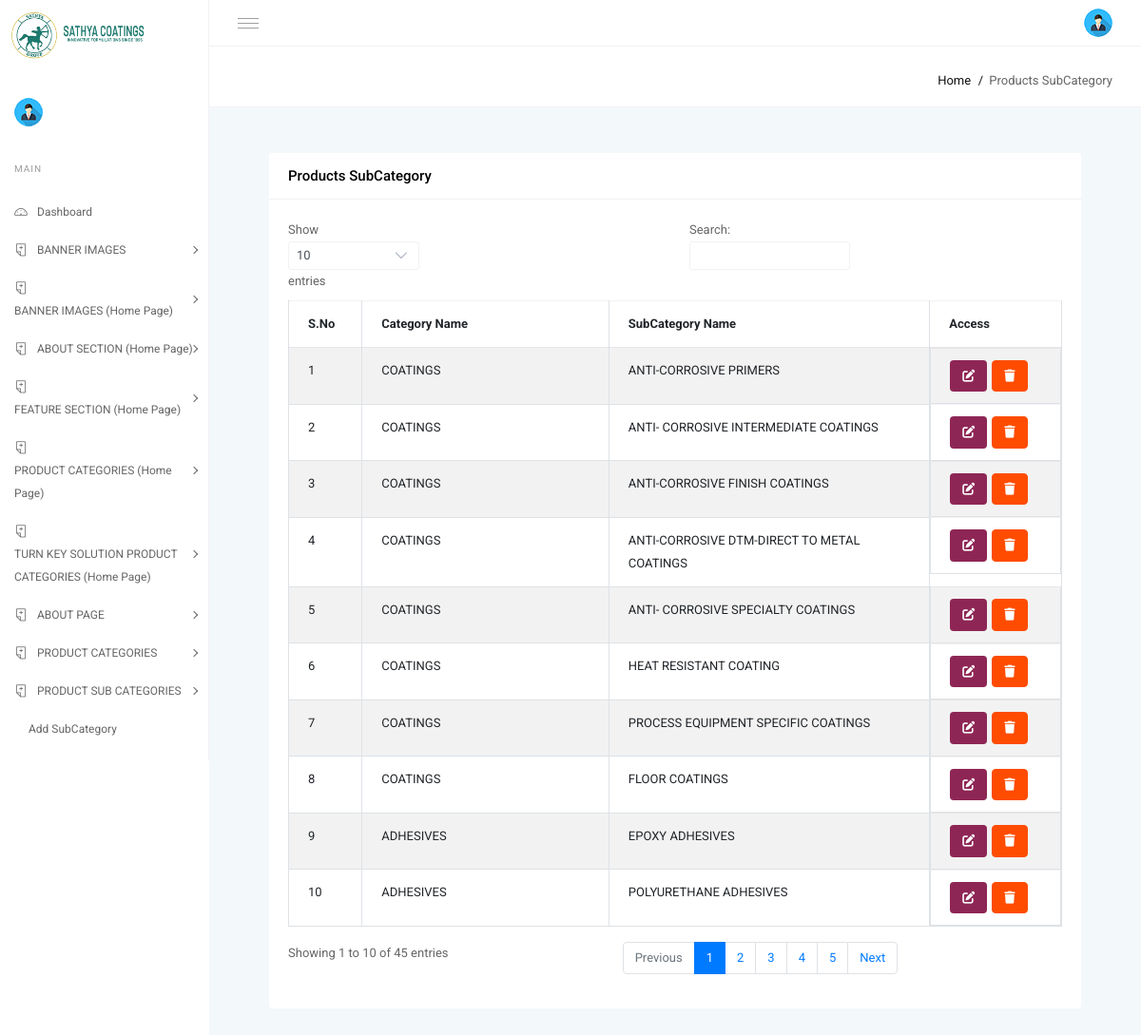
The page /sathyadb/subcatview.php (signed in) on the database its author committed.
### tables this page shows
CREATE TABLE `prodsubcat` (
  `subcat_id` int(10) NOT NULL,
  `cat_id` int(10) NOT NULL,
  `cat_name` varchar(100) NOT NULL,
  `subcat_name` varchar(100) NOT NULL
);

### sathyadb/subcatview.php (the view, shortened to what this page needs)
<?php include("header.php"); ?>
<div class="page-title-area">
    <div class="row align-items-center">
        <div class="col-sm-12 col-lg-12 col-md-12 col-12">
            <div class="breadcrumbs-area clearfix">
                <ul class="breadcrumbs float-right">
                    <li><a href="index.php">Home</a></li>
                    <li><span>Products SubCategory</span></li>
                </ul>
            </div>
        </div>
    </div>
</div>
<div class="row m-5">
    <div class="col-md-12">
        <div class="card m-b-30">
            <div class="card-header bg-white">
                <h3 class="card-title">Products SubCategory</h3>
            </div>
            <div class="card-body">
                <div class="table-responsive">
                    <table id="example" class="table table-striped table-bordered" style="width:100%">
                        <thead>
                            <tr>
                                <th>S.No</th>
                                <th>Category Name</th>
                                <th>SubCategory Name</th>
                                <th>Access</th>
                            </tr>
                        </thead>
                        <tbody>
                            <?php
                            include('config.php');
                            $productQuery = "SELECT * FROM prodsubcat";
                            $productResult = $conn->query($productQuery);
                            if ($productResult->num_rows > 0) {
                                $i = 0;
                                while ($row = $productResult->fetch_assoc()) {
                                    $i++;
                                    echo "<tr>";
                                    echo "<td>" . $i . "</td>";
                                    echo "<td>" . $row['cat_name']  . "</td>";
                                    echo "<td>" . $row['subcat_name']  . "</td>";
                                    echo "<td style='display:flex;'>
                                            <a href='subcatupdate.php?update=" . $row['subcat_id'] . "' class='btn' style='margin-right:5px;background-color: #8e2655;'>
                                                <i class='fa fa-edit' style='color: white;'></i>
                                            </a>
                                            <a href='?delete=" . $row['subcat_id'] . "' class='btn btn-danger'>
                                                <i class='fa fa-trash' style='color: white;'></i>
                                            </a>
                                          </td>";
                                    echo "</tr>";
                                }
                            } else {
                                echo "<tr><td colspan='3'>No images found.</td></tr>";
                            }
                            ?>
                        </tbody>
                    </table>
                </div>
            </div>
        </div>
    </div>
</div>
</body>
</html>

### rows shown on the page
prodsubcat: cat_name "COATINGS", subcat_name "ANTI-CORROSIVE PRIMERS"
prodsubcat: cat_name "COATINGS", subcat_name "ANTI- CORROSIVE INTERMEDIATE COATINGS"
prodsubcat: cat_name "COATINGS", subcat_name "ANTI-CORROSIVE FINISH COATINGS"
prodsubcat: cat_name "COATINGS", subcat_name "ANTI-CORROSIVE DTM-DIRECT TO METAL COATINGS"
prodsubcat: cat_name "COATINGS", subcat_name "ANTI- CORROSIVE SPECIALTY COATINGS"
prodsubcat: cat_name "COATINGS", subcat_name "HEAT RESISTANT COATING"
prodsubcat: cat_name "COATINGS", subcat_name "PROCESS EQUIPMENT SPECIFIC COATINGS"
prodsubcat: cat_name "COATINGS", subcat_name "FLOOR COATINGS"
prodsubcat: cat_name "ADHESIVES", subcat_name "EPOXY ADHESIVES"
prodsubcat: cat_name "ADHESIVES", subcat_name "POLYURETHANE ADHESIVES"
